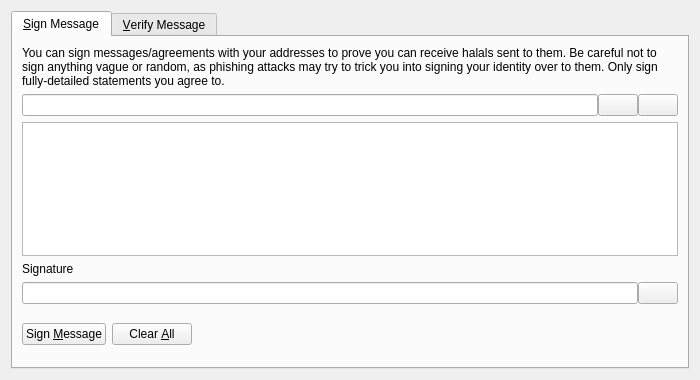
<?xml version="1.0" encoding="UTF-8"?>
<ui version="4.0">
 <class>SignVerifyMessageDialog</class>
 <widget class="QDialog" name="SignVerifyMessageDialog">
  <property name="geometry">
   <rect>
    <x>0</x>
    <y>0</y>
    <width>700</width>
    <height>380</height>
   </rect>
  </property>
  <property name="windowTitle">
   <string>Signatures - Sign / Verify a Message</string>
  </property>
  <property name="modal">
   <bool>true</bool>
  </property>
  <layout class="QVBoxLayout" name="verticalLayout">
   <item>
    <widget class="QTabWidget" name="tabWidget">
     <property name="currentIndex">
      <number>0</number>
     </property>
     <widget class="QWidget" name="tabSignMessage">
      <attribute name="title">
       <string>&amp;Sign Message</string>
      </attribute>
      <layout class="QVBoxLayout" name="verticalLayout_SM">
       <item>
        <widget class="QLabel" name="infoLabel_SM">
         <property name="text">
          <string>You can sign messages/agreements with your addresses to prove you can receive halals sent to them. Be careful not to sign anything vague or random, as phishing attacks may try to trick you into signing your identity over to them. Only sign fully-detailed statements you agree to.</string>
         </property>
         <property name="textFormat">
          <enum>Qt::PlainText</enum>
         </property>
         <property name="wordWrap">
          <bool>true</bool>
         </property>
        </widget>
       </item>
       <item>
        <layout class="QHBoxLayout" name="horizontalLayout_1_SM">
         <property name="spacing">
          <number>0</number>
         </property>
         <item>
          <widget class="QValidatedLineEdit" name="addressIn_SM">
           <property name="toolTip">
            <string>The Halal address to sign the message with</string>
           </property>
          </widget>
         </item>
         <item>
          <widget class="QPushButton" name="addressBookButton_SM">
           <property name="toolTip">
            <string>Choose previously used address</string>
           </property>
           <property name="text">
            <string/>
           </property>
           <property name="icon">
            <iconset resource="../bitcoin.qrc">
             <normaloff>:/icons/address-book</normaloff>:/icons/address-book</iconset>
           </property>
           <property name="shortcut">
            <string>Alt+A</string>
           </property>
           <property name="autoDefault">
            <bool>false</bool>
           </property>
          </widget>
         </item>
         <item>
          <widget class="QPushButton" name="pasteButton_SM">
           <property name="toolTip">
            <string>Paste address from clipboard</string>
           </property>
           <property name="text">
            <string/>
           </property>
           <property name="icon">
            <iconset resource="../bitcoin.qrc">
             <normaloff>:/icons/editpaste</normaloff>:/icons/editpaste</iconset>
           </property>
           <property name="shortcut">
            <string>Alt+P</string>
           </property>
           <property name="autoDefault">
            <bool>false</bool>
           </property>
          </widget>
         </item>
        </layout>
       </item>
       <item>
        <widget class="QPlainTextEdit" name="messageIn_SM">
         <property name="toolTip">
          <string>Enter the message you want to sign here</string>
         </property>
        </widget>
       </item>
       <item>
        <widget class="QLabel" name="signatureLabel_SM">
         <property name="text">
          <string>Signature</string>
         </property>
         <property name="textFormat">
          <enum>Qt::PlainText</enum>
         </property>
        </widget>
       </item>
       <item>
        <layout class="QHBoxLayout" name="horizontalLayout_2_SM">
         <property name="spacing">
          <number>0</number>
         </property>
         <item>
          <widget class="QLineEdit" name="signatureOut_SM">
           <property name="font">
            <font>
             <italic>true</italic>
            </font>
           </property>
           <property name="readOnly">
            <bool>true</bool>
           </property>
          </widget>
         </item>
         <item>
          <widget class="QPushButton" name="copySignatureButton_SM">
           <property name="toolTip">
            <string>Copy the current signature to the system clipboard</string>
           </property>
           <property name="text">
            <string/>
           </property>
           <property name="icon">
            <iconset resource="../bitcoin.qrc">
             <normaloff>:/icons/editcopy</normaloff>:/icons/editcopy</iconset>
           </property>
           <property name="autoDefault">
            <bool>false</bool>
           </property>
          </widget>
         </item>
        </layout>
       </item>
       <item>
        <layout class="QHBoxLayout" name="horizontalLayout_3_SM">
         <item>
          <widget class="QPushButton" name="signMessageButton_SM">
           <property name="toolTip">
            <string>Sign the message to prove you own this Halal address</string>
           </property>
           <property name="text">
            <string>Sign &amp;Message</string>
           </property>
           <property name="autoDefault">
            <bool>false</bool>
           </property>
          </widget>
         </item>
         <item>
          <widget class="QPushButton" name="clearButton_SM">
           <property name="toolTip">
            <string>Reset all sign message fields</string>
           </property>
           <property name="text">
            <string>Clear &amp;All</string>
           </property>
           <property name="autoDefault">
            <bool>false</bool>
           </property>
          </widget>
         </item>
         <item>
          <spacer name="horizontalSpacer_1_SM">
           <property name="orientation">
            <enum>Qt::Horizontal</enum>
           </property>
           <property name="sizeHint" stdset="0">
            <size>
             <width>40</width>
             <height>48</height>
            </size>
           </property>
          </spacer>
         </item>
         <item>
          <widget class="QLabel" name="statusLabel_SM">
           <property name="font">
            <font>
             <weight>75</weight>
             <bold>true</bold>
            </font>
           </property>
           <property name="text">
            <string/>
           </property>
           <property name="wordWrap">
            <bool>true</bool>
           </property>
          </widget>
         </item>
         <item>
          <spacer name="horizontalSpacer_2_SM">
           <property name="orientation">
            <enum>Qt::Horizontal</enum>
           </property>
           <property name="sizeHint" stdset="0">
            <size>
             <width>40</width>
             <height>48</height>
            </size>
           </property>
          </spacer>
         </item>
        </layout>
       </item>
      </layout>
     </widget>
     <widget class="QWidget" name="tabVerifyMessage">
      <attribute name="title">
       <string>&amp;Verify Message</string>
      </attribute>
      <layout class="QVBoxLayout" name="verticalLayout_VM">
       <item>
        <widget class="QLabel" name="infoLabel_VM">
         <property name="text">
          <string>Enter the receiver's address, message (ensure you copy line breaks, spaces, tabs, etc. exactly) and signature below to verify the message. Be careful not to read more into the signature than what is in the signed message itself, to avoid being tricked by a man-in-the-middle attack. Note that this only proves the signing party receives with the address, it cannot prove sendership of any transaction!</string>
         </property>
         <property name="textFormat">
          <enum>Qt::PlainText</enum>
         </property>
         <property name="alignment">
          <set>Qt::AlignLeading|Qt::AlignLeft|Qt::AlignTop</set>
         </property>
         <property name="wordWrap">
          <bool>true</bool>
         </property>
        </widget>
       </item>
       <item>
        <layout class="QHBoxLayout" name="horizontalLayout_1_VM">
         <property name="spacing">
          <number>0</number>
         </property>
         <item>
          <widget class="QValidatedLineEdit" name="addressIn_VM">
           <property name="toolTip">
            <string>The Halal address the message was signed with</string>
           </property>
          </widget>
         </item>
         <item>
          <widget class="QPushButton" name="addressBookButton_VM">
           <property name="toolTip">
            <string>Choose previously used address</string>
           </property>
           <property name="text">
            <string/>
           </property>
           <property name="icon">
            <iconset resource="../bitcoin.qrc">
             <normaloff>:/icons/address-book</normaloff>:/icons/address-book</iconset>
           </property>
           <property name="shortcut">
            <string>Alt+A</string>
           </property>
           <property name="autoDefault">
            <bool>false</bool>
           </property>
          </widget>
         </item>
        </layout>
       </item>
       <item>
        <widget class="QPlainTextEdit" name="messageIn_VM"/>
       </item>
       <item>
        <widget class="QValidatedLineEdit" name="signatureIn_VM"/>
       </item>
       <item>
        <layout class="QHBoxLayout" name="horizontalLayout_2_VM">
         <item>
          <widget class="QPushButton" name="verifyMessageButton_VM">
           <property name="toolTip">
            <string>Verify the message to ensure it was signed with the specified Halal address</string>
           </property>
           <property name="text">
            <string>Verify &amp;Message</string>
           </property>
           <property name="autoDefault">
            <bool>false</bool>
           </property>
          </widget>
         </item>
         <item>
          <widget class="QPushButton" name="clearButton_VM">
           <property name="toolTip">
            <string>Reset all verify message fields</string>
           </property>
           <property name="text">
            <string>Clear &amp;All</string>
           </property>
           <property name="autoDefault">
            <bool>false</bool>
           </property>
          </widget>
         </item>
         <item>
          <spacer name="horizontalSpacer_1_VM">
           <property name="orientation">
            <enum>Qt::Horizontal</enum>
           </property>
           <property name="sizeHint" stdset="0">
            <size>
             <width>40</width>
             <height>48</height>
            </size>
           </property>
          </spacer>
         </item>
         <item>
          <widget class="QLabel" name="statusLabel_VM">
           <property name="font">
            <font>
             <weight>75</weight>
             <bold>true</bold>
            </font>
           </property>
           <property name="text">
            <string/>
           </property>
           <property name="wordWrap">
            <bool>true</bool>
           </property>
          </widget>
         </item>
         <item>
          <spacer name="horizontalSpacer_2_VM">
           <property name="orientation">
            <enum>Qt::Horizontal</enum>
           </property>
           <property name="sizeHint" stdset="0">
            <size>
             <width>40</width>
             <height>48</height>
            </size>
           </property>
          </spacer>
         </item>
        </layout>
       </item>
      </layout>
     </widget>
    </widget>
   </item>
  </layout>
 </widget>
 <customwidgets>
  <customwidget>
   <class>QValidatedLineEdit</class>
   <extends>QLineEdit</extends>
   <header>qvalidatedlineedit.h</header>
  </customwidget>
 </customwidgets>
 <resources>
  <include location="../bitcoin.qrc"/>
 </resources>
 <connections/>
</ui>
